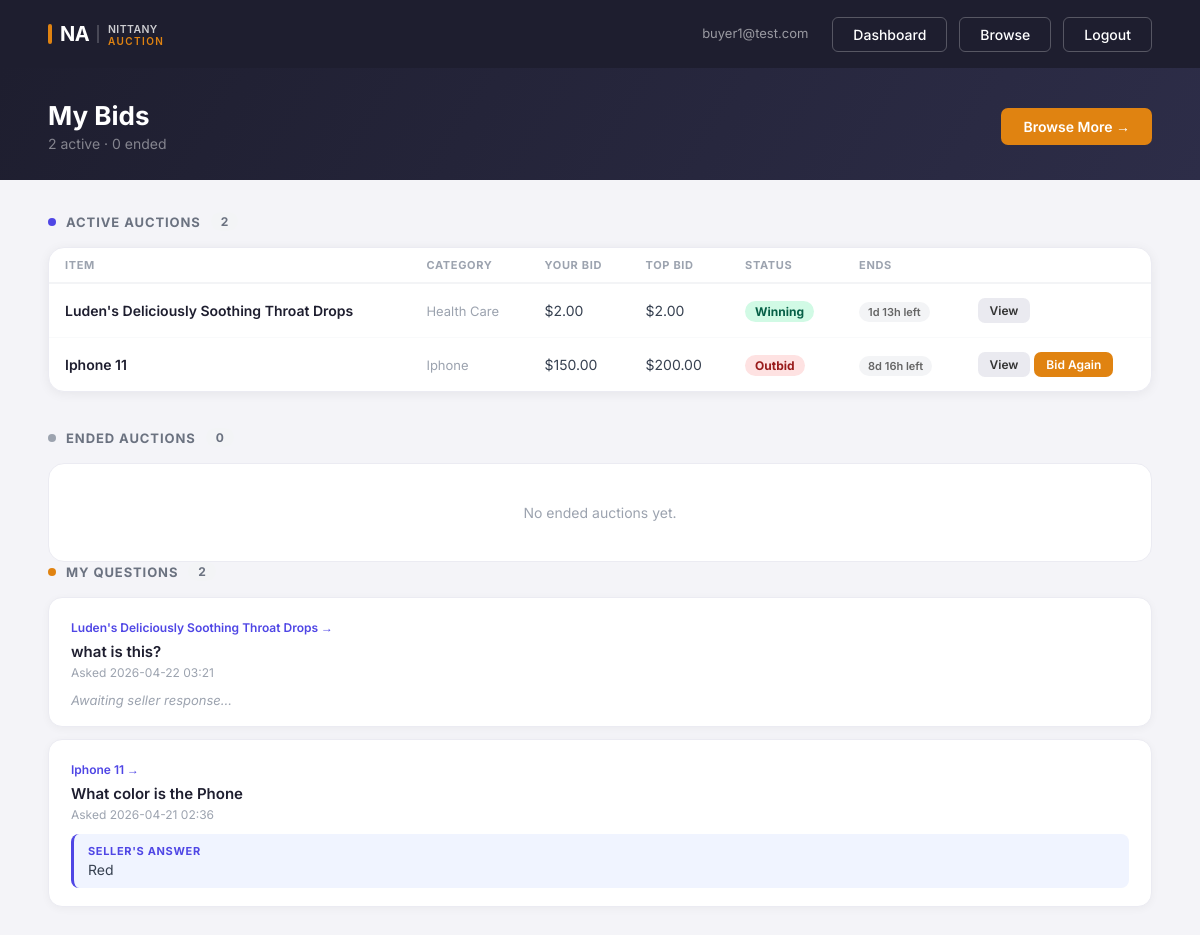
The app's page /bidder/bids (signed in), older data.
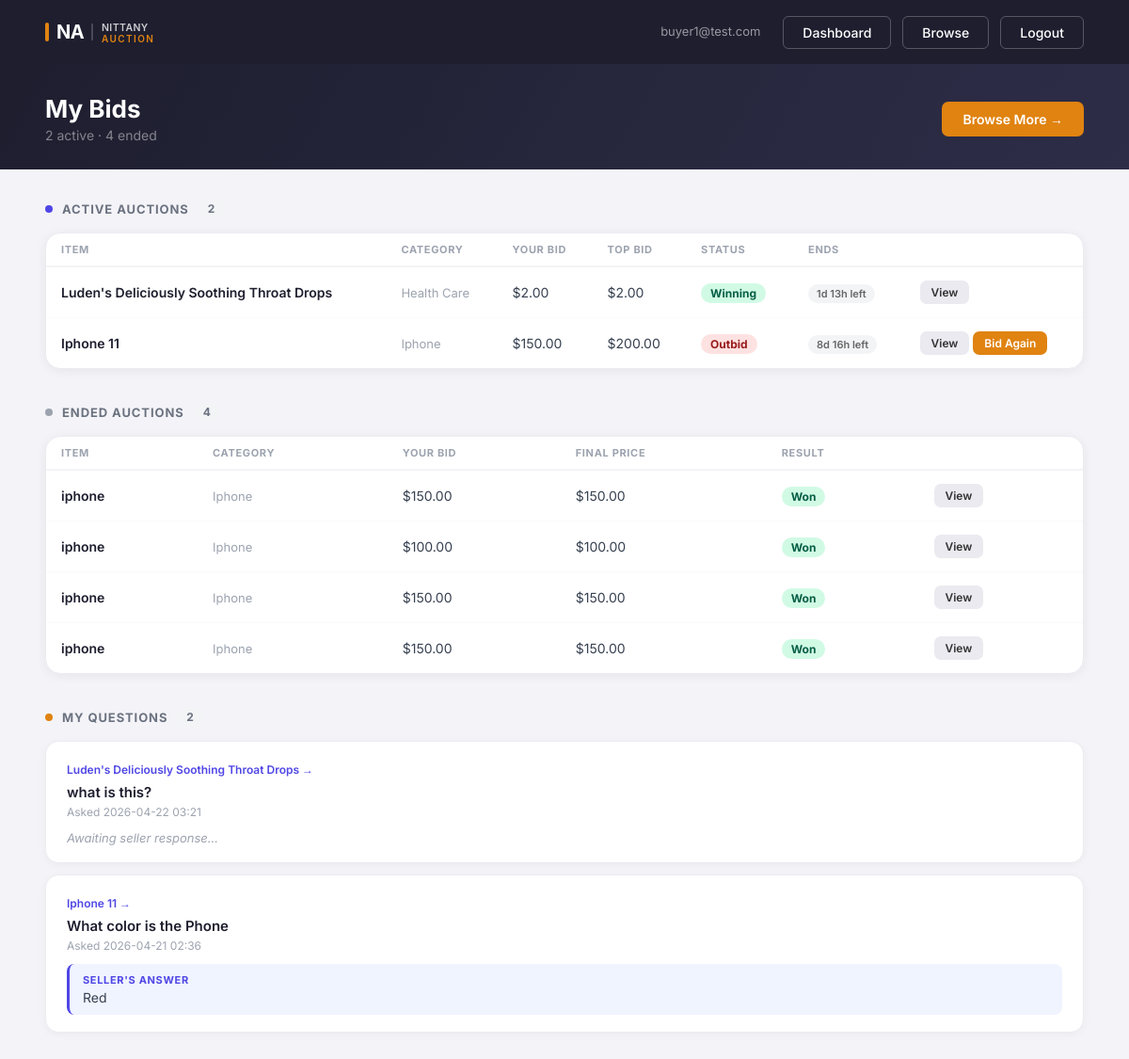
The same page, newer data.
### tables this page shows
CREATE TABLE listings (
            listing_id        INTEGER PRIMARY KEY AUTOINCREMENT,
            seller_email      TEXT NOT NULL,
            title             TEXT NOT NULL,
            description       TEXT,
            condition         TEXT,
            category_id       INTEGER,
            reserve_price     REAL NOT NULL,
            auction_stop_time DATETIME NOT NULL,
            status            TEXT DEFAULT 'active',
            removal_reason    TEXT,
            max_bids          INTEGER DEFAULT 0,
            created_at        DATETIME DEFAULT CURRENT_TIMESTAMP
        , promoted INTEGER DEFAULT 0, promoted_at DATETIME, promotion_fee REAL, remaining_bids_at_removal INTEGER);

CREATE TABLE questions (
            question_id   INTEGER PRIMARY KEY AUTOINCREMENT,
            listing_id    INTEGER NOT NULL,
            bidder_email  TEXT NOT NULL,
            question_text TEXT NOT NULL,
            asked_at      DATETIME DEFAULT CURRENT_TIMESTAMP
        , answer_text TEXT, answered_at DATETIME);

### app.py (the view)
@app.route("/bidder/bids")
def bidder_bids():
    guard = role_required("buyer")
    if guard:
        return guard
    email = session["email"]
    now = datetime.now().strftime("%Y-%m-%dT%H:%M")
    with sqlite3.connect("nittanyauction.db") as conn:
        conn.row_factory = sqlite3.Row
        bids = conn.execute("""
            SELECT l.listing_id, l.title, l.auction_stop_time, l.status,
                   l.reserve_price, c.category_name,
                   b.bid_amount AS my_bid,
                   (SELECT MAX(bid_amount) FROM bids WHERE listing_id = l.listing_id) AS top_bid,
                   (SELECT COUNT(*) FROM bids WHERE listing_id = l.listing_id) AS bid_count,
                   (SELECT bidder_email FROM bids
                    WHERE listing_id = l.listing_id
                    ORDER BY bid_amount DESC LIMIT 1) AS top_bidder
            FROM bids b
            JOIN listings l ON b.listing_id = l.listing_id
            LEFT JOIN categories c ON l.category_id = c.category_id
            WHERE b.bidder_email = ?
            GROUP BY l.listing_id
            ORDER BY l.auction_stop_time ASC
        """, (email,)).fetchall()
        my_questions = conn.execute("""
            SELECT q.question_id, q.question_text, q.asked_at, q.answer_text, q.answered_at,
                   l.listing_id, l.title AS listing_title
            FROM questions q
            JOIN listings l ON q.listing_id = l.listing_id
            WHERE q.bidder_email = ?
            ORDER BY q.asked_at DESC
        """, (email,)).fetchall()
    active_bids = [r for r in bids if r["status"] == "active"]
    ended_bids  = [r for r in bids if r["status"] != "active"]
    return render_template("bidder_bids.html",
                           email=email,
                           active_bids=active_bids,
                           ended_bids=ended_bids,
                           my_questions=my_questions,
                           now=now)

### app.py (called while the page is built)
def role_required(role):
    if session.get("role") != role:
        flash(f"Please log in as {role} to access that page.", "error")
        return redirect("/login")
    return None

### templates/bidder_bids.html (shortened to what the changed rows need)
<!DOCTYPE html>
<html>
<head>
    <link rel="stylesheet" href="{{ url_for('static', filename='style.css') }}">
</head>
<body>
    <div class="page-banner">
        <div class="page-banner-inner">
            <div>
                <h2>My Bids</h2>
                <p>{{ active_bids|length }} active · {{ ended_bids|length }} ended</p>
            </div>
        </div>
    </div>
    <div class="content-wrap">
        <div>
            {% if active_bids %}
            <div class="bids-table-wrap">
                <table class="bids-table">
                    <thead>
                        <tr>
                            <th>Item</th>
                            <th>Category</th>
                            <th>Your Bid</th>
                            <th>Top Bid</th>
                            <th>Status</th>
                            <th>Ends</th>
                            <th></th>
                        </tr>
                    </thead>
                    <tbody>
                        {% for b in active_bids %}
                        <tr>
                            <td style="font-weight:600; color:#1e1e2f;">{{ b['title'] }}</td>
                            <td style="color:#9ca3af; font-size:13px;">{{ b['category_name'] or '—' }}</td>
                            <td>${{ "%.2f"|format(b['my_bid']) }}</td>
                            <td>${{ "%.2f"|format(b['top_bid']) }}</td>
                            <td>
                                {% if b['top_bidder'] == email %}
                                <span class="badge-winning">Winning</span>
                                {% else %}
                                <span class="badge-outbid">Outbid</span>
                                {% endif %}
                            </td>
                            <td>
                                <span class="listing-card-timer" data-end="{{ b['auction_stop_time'] }}">⏱ …</span>
                            </td>
                            <td>
                                <a href="/bidder/listings/{{ b['listing_id'] }}" class="btn-secondary" style="font-size:12px; padding:5px 12px;">View</a>
                                {% if b['top_bidder'] != email %}
                                <a href="/bidder/listings/{{ b['listing_id'] }}/bid" class="btn-primary" style="font-size:12px; padding:5px 12px;">Bid Again</a>
                                {% endif %}
                            </td>
                        </tr>
                        {% endfor %}
                    </tbody>
                </table>
            </div>
            {% else %}
            <div class="empty-card" style="margin-bottom:36px;">
                You have no active bids. <a href="/bidder/listings" style="color:#e08311;">Browse listings →</a>
            </div>
            {% endif %}
        </div>
        <div>
            <div class="sl-section-head">
                <div class="sl-section-head-dot dot-ended"></div>
                <h3>Ended Auctions</h3>
                <span class="sl-section-count">{{ ended_bids|length }}</span>
            </div>
            {% if ended_bids %}
            <div class="bids-table-wrap">
                <table class="bids-table">
                    <thead>
                        <tr>
                            <th>Item</th>
                            <th>Category</th>
                            <th>Your Bid</th>
                            <th>Final Price</th>
                            <th>Result</th>
                            <th></th>
                        </tr>
                    </thead>
                    <tbody>
                        {% for b in ended_bids %}
                        <tr>
                            <td style="font-weight:600; color:#1e1e2f;">{{ b['title'] }}</td>
                            <td style="color:#9ca3af; font-size:13px;">{{ b['category_name'] or '—' }}</td>
                            <td>${{ "%.2f"|format(b['my_bid']) }}</td>
                            <td>${{ "%.2f"|format(b['top_bid']) }}</td>
                            <td>
                                {% if b['top_bidder'] == email %}
                                <span class="badge-won">Won</span>
                                {% else %}
                                <span class="badge-lost">Lost</span>
                                {% endif %}
                            </td>
                            <td>
                                <a href="/bidder/listings/{{ b['listing_id'] }}" class="btn-secondary" style="font-size:12px; padding:5px 12px;">View</a>
                            </td>
                        </tr>
                        {% endfor %}
                    </tbody>
                </table>
            </div>
            {% else %}
            <div class="empty-card">No ended auctions yet.</div>
            {% endif %}
        </div>
        <div>
            {% if my_questions %}
                {% for q in my_questions %}
                <div class="qa-card">
                    <a href="/bidder/listings/{{ q['listing_id'] }}" class="qa-listing-link">{{ q['listing_title'] }} →</a>
                    <div class="qa-question-text">{{ q['question_text'] }}</div>
                    <div class="qa-meta">Asked {{ q['asked_at'][:16].replace('T', ' ') }}</div>
                    {% if q['answer_text'] %}
                    <div class="qa-answer-box">
                        <div class="qa-answer-label">Seller's Answer</div>
                        {{ q['answer_text'] }}
                    </div>
                    {% else %}
                    <div class="qa-pending">Awaiting seller response…</div>
                    {% endif %}
                </div>
                {% endfor %}
            {% else %}
            <div class="empty-card">You haven't asked any questions yet.</div>
            {% endif %}
        </div>
    </div>
</body>
</html>

Row changes from the older to the newer data that the page shows:
added listings: title "iphone", b "Iphone", my_bid "150.00", top_bid "150.00", shown under "ENDED AUCTIONS"
added listings: title "iphone", title "Iphone", my_bid "100.00", top_bid "100.00", shown under "ENDED AUCTIONS"
added listings: title "iphone", b "Iphone", my_bid "150.00", top_bid "150.00", shown under "ENDED AUCTIONS"
added listings: title "iphone", b "Iphone", my_bid "150.00", top_bid "150.00", shown under "ENDED AUCTIONS"
Text that changed along with them:
{{ ended_bids|length }}: "0" → "4"
text no longer shown: "No ended auctions yet."
text now shown: "ITEM CATEGORY YOUR BID FINAL PRICE RESULT"
